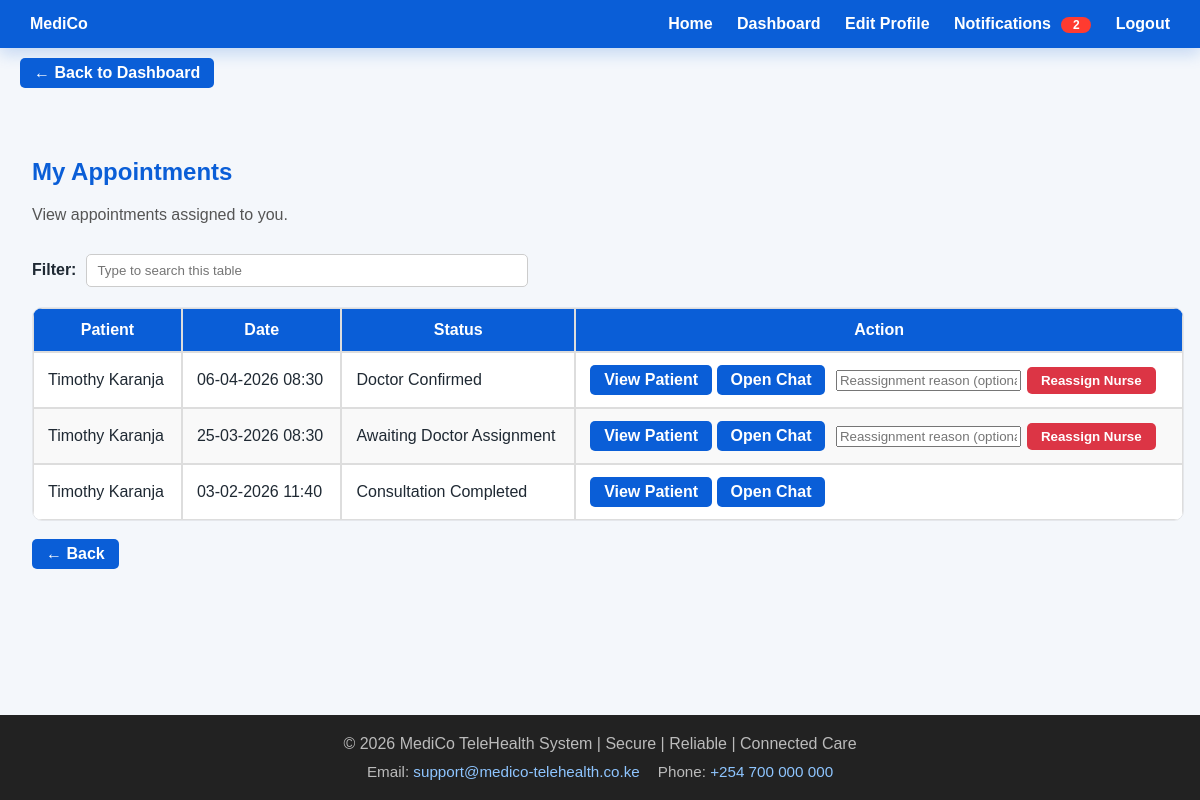
The page /nurse/nurse_appointments.php (signed in) on the database its author committed.
### tables this page shows
CREATE TABLE `appointments` (
  `AppID` int NOT NULL AUTO_INCREMENT,
  `PatientID` varchar(15) NOT NULL,
  `DoctorID` varchar(15) DEFAULT NULL,
  `NurseID` varchar(15) DEFAULT NULL,
  `AppointmentDate` datetime NOT NULL,
  `DurationMinutes` int NOT NULL DEFAULT '20',
  `ReasonCategory` varchar(150) NOT NULL,
  `ReasonText` text NOT NULL,
  `DoctorRejectedAt` datetime DEFAULT NULL,
  `DoctorRejectionReason` varchar(255) DEFAULT NULL,
  `Status` enum('Pending','AwaitingPatientApproval','Confirmed','Cancelled','Completed') DEFAULT 'Pending',
  `Notes` text,
  `CreatedAt` datetime DEFAULT CURRENT_TIMESTAMP,
  `UpdatedAt` datetime NOT NULL DEFAULT CURRENT_TIMESTAMP ON UPDATE CURRENT_TIMESTAMP,
  PRIMARY KEY (`AppID`),
  KEY `idx_appt_patient_time` (`PatientID`,`AppointmentDate`),
  KEY `idx_appt_doctor_time` (`DoctorID`,`AppointmentDate`),
  KEY `idx_appt_nurse_time` (`NurseID`,`AppointmentDate`),
  KEY `idx_appt_status` (`Status`),
  CONSTRAINT `appointments_ibfk_1` FOREIGN KEY (`PatientID`) REFERENCES `patients` (`PatientID`) ON DELETE CASCADE ON UPDATE CASCADE,
  CONSTRAINT `appointments_ibfk_2` FOREIGN KEY (`DoctorID`) REFERENCES `doctors` (`DoctorID`) ON DELETE SET NULL ON UPDATE CASCADE,
  CONSTRAINT `appointments_ibfk_3` FOREIGN KEY (`NurseID`) REFERENCES `nurses` (`NurseID`) ON DELETE SET NULL ON UPDATE CASCADE
);

CREATE TABLE `patients` (
  `PatientID` varchar(15) NOT NULL,
  `FName` varchar(300) NOT NULL,
  `DOB` date NOT NULL,
  `Gender` varchar(15) NOT NULL,
  `NatID_PP` varchar(20) NOT NULL,
  `PhoneNum` varchar(15) NOT NULL,
  `Email` varchar(500) DEFAULT NULL,
  `NOKName` varchar(300) DEFAULT NULL,
  `NOKPhoneNum` varchar(15) DEFAULT NULL,
  `NOKEmail` varchar(500) DEFAULT NULL,
  `SHAnum` varchar(50) DEFAULT NULL,
  `InsuranceProvider` varchar(100) DEFAULT NULL,
  `PolicyNum` varchar(50) DEFAULT NULL,
  `CreatedAt` datetime NOT NULL DEFAULT CURRENT_TIMESTAMP,
  `UpdatedAt` datetime NOT NULL DEFAULT CURRENT_TIMESTAMP ON UPDATE CURRENT_TIMESTAMP,
  PRIMARY KEY (`PatientID`),
  UNIQUE KEY `PolicyNum` (`PolicyNum`),
  CONSTRAINT `patients_ibfk_1` FOREIGN KEY (`PatientID`) REFERENCES `users` (`UserID`) ON DELETE CASCADE ON UPDATE CASCADE
);

### functions.php (called while the page is built, shortened)
<?php
function getAppointmentStatusLabel($status, $doctorID = null, $doctorRejectedAt = null) {
    $status = (string)$status;
    switch ($status) {
        case 'Pending':
            if ($doctorID === null || $doctorID === '') {
                return !empty($doctorRejectedAt) ? 'Needs Reassignment' : 'Awaiting Doctor Assignment';
            }
            return 'Scheduled';
        case 'Confirmed':
            return 'Doctor Confirmed';
        case 'Completed':
            return 'Consultation Completed';
    }
}
?>

### nurse/nurse_appointments.php (the view, shortened to what this page needs)
<?php
require "../db.php";
require "../functions.php";
$nurseID = $_SESSION['user_id'];
$backUrl = 'nurse_dashboard.php';
$stmt = $pdo->prepare(
    "SELECT a.AppID, a.AppointmentDate, a.DurationMinutes, a.Status, a.DoctorID,
            p.FName AS PatientName
     FROM appointments a
     JOIN patients p ON a.PatientID = p.PatientID
     WHERE a.NurseID = :nid
     ORDER BY a.AppointmentDate DESC"
);
$stmt->execute([':nid' => $nurseID]);
$appointments = $stmt->fetchAll(PDO::FETCH_ASSOC);
?>
<?php
include "../header.php"; ?>
<main class="main-content">
<div class="dashboard-container">
    <h2>My Appointments</h2>
    <p class="dashboard-subtitle">View appointments assigned to you.</p>
    <table class="user-table">
        <thead>
        <tr>
            <th>Patient</th>
            <th>Date</th>
            <th>Status</th>
            <th>Action</th>
        </tr>
        </thead>
        <tbody>
        <?php
if (!$appointments): ?>
            <tr><td colspan="4">No appointments found.</td></tr>
        <?php
else: ?>
            <?php
foreach ($appointments as $row): ?>
                <?php
$dateDisplay = date('d-m-Y H:i', strtotime($row['AppointmentDate'])); ?>
                <tr>
                    <td><?= htmlspecialchars($row['PatientName']) ?></td>
                    <td><?= htmlspecialchars($dateDisplay) ?></td>
                    <td><?= htmlspecialchars(getAppointmentStatusLabel($row['Status'], $row['DoctorID'] ?? null, null)) ?></td>
                    <td>
                        <a href="nurse_view_patient.php?appointment=<?= $row['AppID'] ?>" class="btn btn-view">
                            View Patient
                        </a>
                        <a href="../appointments/appointment_chat.php?aid=<?= $row['AppID'] ?>" class="btn btn-view">
                            Open Chat
                        </a>
                        <?php
if (!in_array((string)$row['Status'], ['Completed','Cancelled'], true)): ?>
                            <form method="post" action="nurse_reject_appointment.php" class="inline-action-group">
                                <input type="text" name="reason" data-capitalize="sentences" placeholder="Reassignment reason (optional)" size="20">
                                <button type="submit" class="btn btn-danger" onclick="return confirm('Reassign this appointment to another nurse?')">
                                    Reassign Nurse
                                </button>
                            </form>
                        <?php
endif; ?>
                    </td>
                </tr>
            <?php
endforeach; ?>
        <?php
endif; ?>
        </tbody>
    </table>
    <br>
    <a href="<?= htmlspecialchars($backUrl) ?>" class="btn btn-view" onclick="if (window.history.length > 1) { window.history.back(); return false; }">&larr; Back</a>
</div>
</main>
<?php
include "../footer.php"; ?>

### css/style.css (style rules this page uses)
html, body { height: 100%; }
body { margin: 0; display: flex; flex-direction: column; font-family: Arial, Helvetica, sans-serif; background: #f4f7fb; color: #1f2933; }
.main-content { flex: 1; padding: 40px 12px; }
a.btn, a.home-btn, .home-btn { text-decoration: none; }
.profile-container h2, .dashboard-container h2 { margin-top: 0; color: #0a5ed7; }
.dashboard-container { width: min(96vw, 1500px); max-width: 1500px; margin: auto; padding: 20px; }
.dashboard-subtitle { color: #555; margin-bottom: 30px; }
.user-table, .admin-table { width: 100%; border-collapse: separate; border-spacing: 0; margin-top: 20px; border: 1px solid #e5e7eb; border-radius: 10px; overflow: hidden; background: #fff; }
.user-table th, .user-table td, .admin-table th, .admin-table td { border: 1px solid #ddd; padding: 12px 14px; }
.user-table th, .admin-table th { background: #0a5ed7; color: white; }
.user-table tr:nth-child(even), .admin-table tr:nth-child(even) { background: #f9f9f9; }
.btn { display: inline-flex; align-items: center; justify-content: center; padding: 6px 14px; border-radius: 5px; border: none; cursor: pointer; font-weight: bold; text-align: center; transition: transform 0.15s ease, box-shadow 0.15s ease; }
.btn-view { background:#0a5ed7; color:white; }
.btn-danger { background:#dc3545; color:white; }
.inline-action-group { display: inline-flex; gap: 6px; align-items: center; margin-left: 6px; }

### rows shown on the page
appointments: PatientID.FName "Timothy Karanja", AppointmentDate "06-04-2026 08:30", Status+DoctorID "Doctor Confirmed"
appointments: PatientID.FName "Timothy Karanja", AppointmentDate "25-03-2026 08:30", Status+DoctorID "Awaiting Doctor Assignment"
appointments: PatientID.FName "Timothy Karanja", AppointmentDate "03-02-2026 11:40", Status+DoctorID "Consultation Completed"

### other values the page prints
$notifCount "2"
